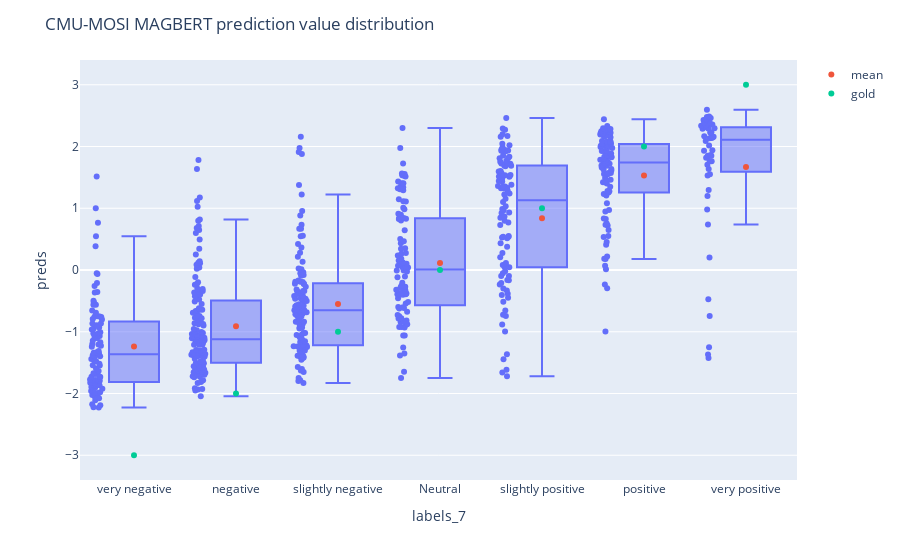

Notebook cell for this chart:
### Code cell
import plotly.express as px
import plotly.subplots as sp
import plotly.graph_objects as go
import pandas as pd

d = {'segmentID': segment_list, 'words': words_list, 'labels': labels, 'labels_2': labels_2, 'labels_7': labels_7, 'preds': preds, 'preds_2': preds_2, 'preds_7': preds_7}
df = pd.DataFrame(data=d)
order = ['very negative', 'negative', 'slightly negative', 'Neutral', 'slightly positive', 'positive', 'very positive']

fig = px.box(df, x="labels_7", y="preds", points="all")
fig.add_trace(
    go.Scatter(x=order, y=[np.mean(label_VN), np.mean(label_N), np.mean(label_SN), np.mean(label_Neu), np.mean(label_SP), np.mean(label_P), np.mean(label_VP)], \
         mode='markers', name="mean"))
fig.add_trace(go.Scatter(x=order, y=[-3, -2, -1, 0, 1, 2, 3], mode='markers', name="gold"))

fig.update_xaxes(categoryorder='array', categoryarray= order)
fig.update_layout(title_text="CMU-MOSI MAGBERT prediction value distribution")
fig.show()

### Figure 1 — Plotly figure (JSON) as saved in the notebook; plotly's stock layout.template omitted (floating-point values rounded to 4 significant figures; data arrays with more than 128 entries replaced by an {"elided": "..."} marker saying what was removed)
{"data": [{"alignmentgroup": "True", "boxpoints": "all", "hovertemplate": "labels_7=%{x}<br>preds=%{y}<extra></extra>", "legendgroup": "", "marker": {"color": "#636efa"}, "name": "", "notched": false, "offsetgroup": "", "orientation": "v", "showlegend": false, "type": "box", "x": {"elided": "685 str values"}, "x0": " ", "xaxis": "x", "y": {"elided": "685 float values"}, "y0": " ", "yaxis": "y"}, {"mode": "markers", "name": "mean", "type": "scatter", "x": ["very negative", "negative", "slightly negative", "Neutral", "slightly positive", "positive", "very positive"], "y": [-1.237, -0.911, -0.5509, 0.1124, 0.8386, 1.532, 1.667]}, {"mode": "markers", "name": "gold", "type": "scatter", "x": ["very negative", "negative", "slightly negative", "Neutral", "slightly positive", "positive", "very positive"], "y": [-3, -2, -1, 0, 1, 2, 3]}], "layout": {"boxmode": "group", "legend": {"tracegroupgap": 0}, "margin": {"t": 60}, "title": {"text": "CMU-MOSI MAGBERT prediction value distribution"}, "xaxis": {"anchor": "y", "categoryarray": ["very negative", "negative", "slightly negative", "Neutral", "slightly positive", "positive", "very positive"], "categoryorder": "array", "domain": [0, 1], "title": {"text": "labels_7"}}, "yaxis": {"anchor": "x", "domain": [0, 1], "title": {"text": "preds"}}}}
